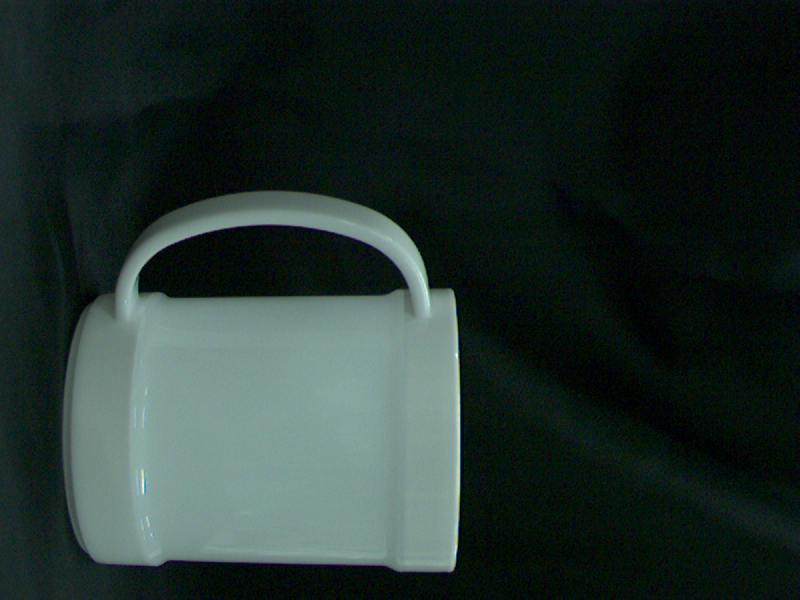
//> input picture rotation_estimate/left/sample1.png, 800 x 600 px
$ ./vinalize   (built with g++ and OpenCV 4)
//> lines starting //> are read from the running program, lines starting //| are printed output that depends on the picture; after the words box and inside, x2 and y2 are one past the last pixel; in counts of white or black regions, pixels touching at a corner belong together
### threshold.hpp
#pragma once
#include <opencv2/opencv.hpp>
#ifdef __aarch64__
#include "simde/x86/avx512.h"
#else
#include <x86intrin.h>
#endif


namespace SIMD
{
void threshold2Uchar(const cv::Mat& float_image, cv::Mat& uchar_image, float val);
}  // namespace SIMD

### vinalize.cpp
#include<opencv2/opencv.hpp>
#include<iostream>
#include"threshold.hpp"


int main(){

    cv::Mat imgl,imgr;
    imgl=cv::imread("./rotation_estimate/left/sample1.png",0);
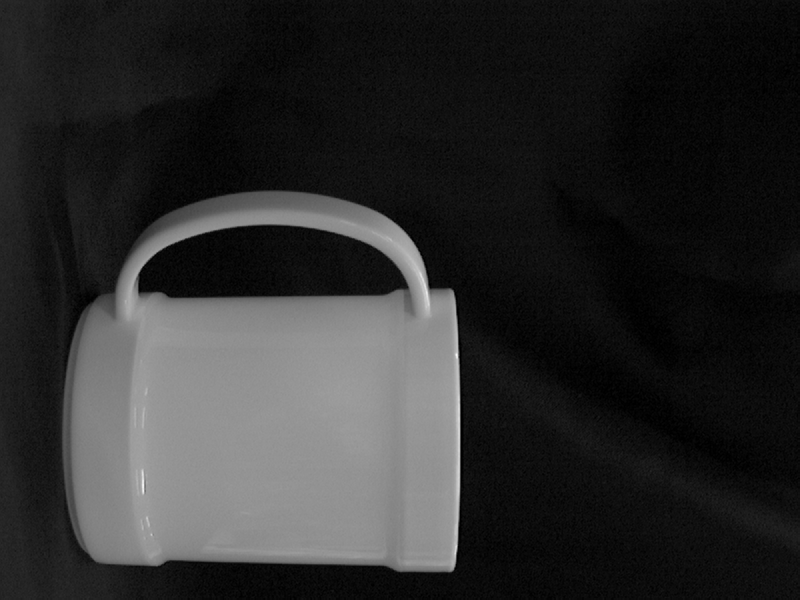
//> imgl: 600 rows x 800 cols, CV_8UC1; min 0, max 248, mean 44.4
    imgr=cv::imread("./rotation_estimate/right/sample1.png",0);
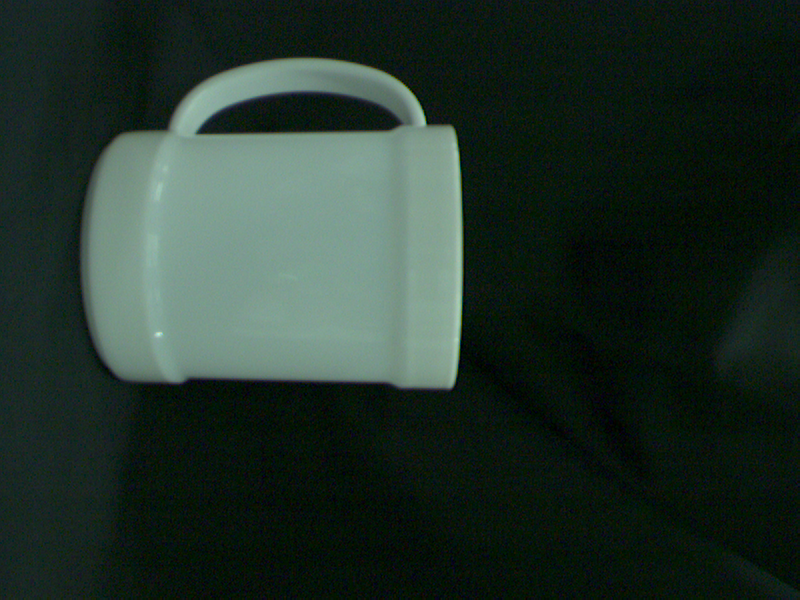
//> input picture rotation_estimate/right/sample1.png, 800 x 600 px
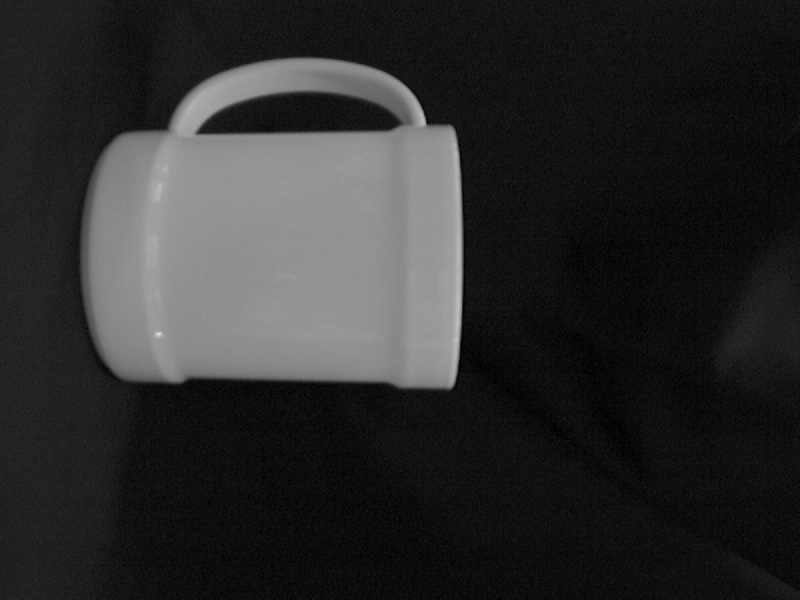
//> imgr: 600 rows x 800 cols, CV_8UC1; min 0, max 220, mean 44.2
    cv::imshow("oringinl_left",imgl);
    cv::imshow("original_right",imgr);
    //SIMD::threshold2Uchar(imgl,imgl,255.0);
    //SIMD::threshold2Uchar(imgr,imgr,255.0);
    clock_t start=clock();
    for(int i=0;i<100;i++){
        cv::threshold(imgl,imgl,50,255,cv::THRESH_BINARY);
        cv::threshold(imgr,imgr,50,255,cv::THRESH_BINARY);
    }
//> this loop made 100 passes
//> pass 1, `cv::threshold(imgl,imgl,50,255,cv::THRESH_BINARY);`:
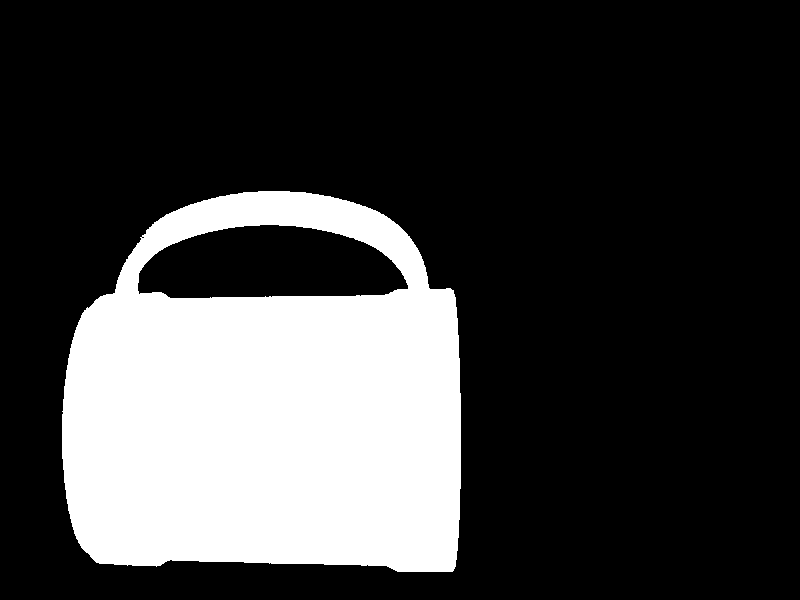
//> imgl: 600 rows x 800 cols, CV_8UC1; 24.2% white; 1 white region, box (x1, y1, x2, y2) and area: (62, 191, 461, 572) 116237
//> pass 1, `cv::threshold(imgr,imgr,50,255,cv::THRESH_BINARY);`:
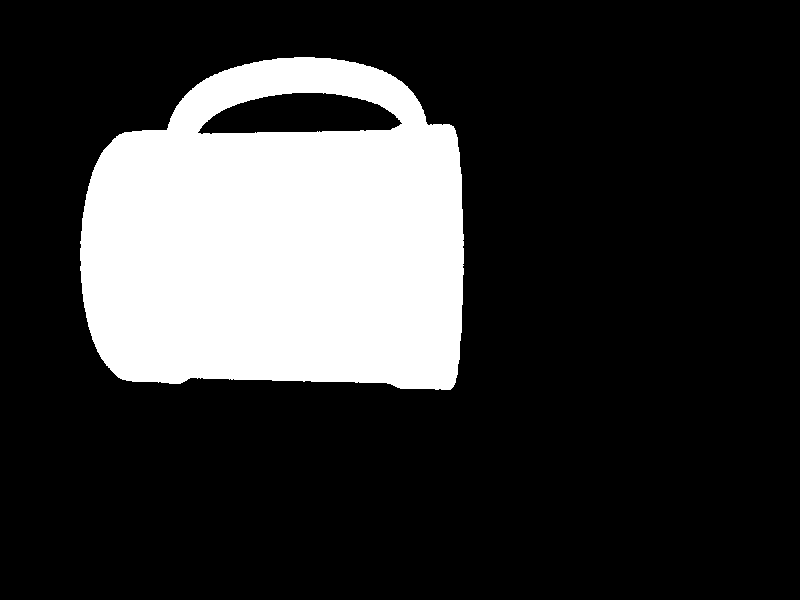
//> imgr: 600 rows x 800 cols, CV_8UC1; 21.4% white; 1 white region, box (x1, y1, x2, y2) and area: (80, 57, 464, 390) 102702
    clock_t end=clock();
    printf("%lf :ms\n" ,((end-start)/100.0)/200);
    cv::imshow("vinalized_left",imgl);
    cv::imshow("vinalized_right",imgr);
    int key=cv::waitKey(-1);
//> the space key is pressed
    if(key=='q')return 0;

    return 0;
}
